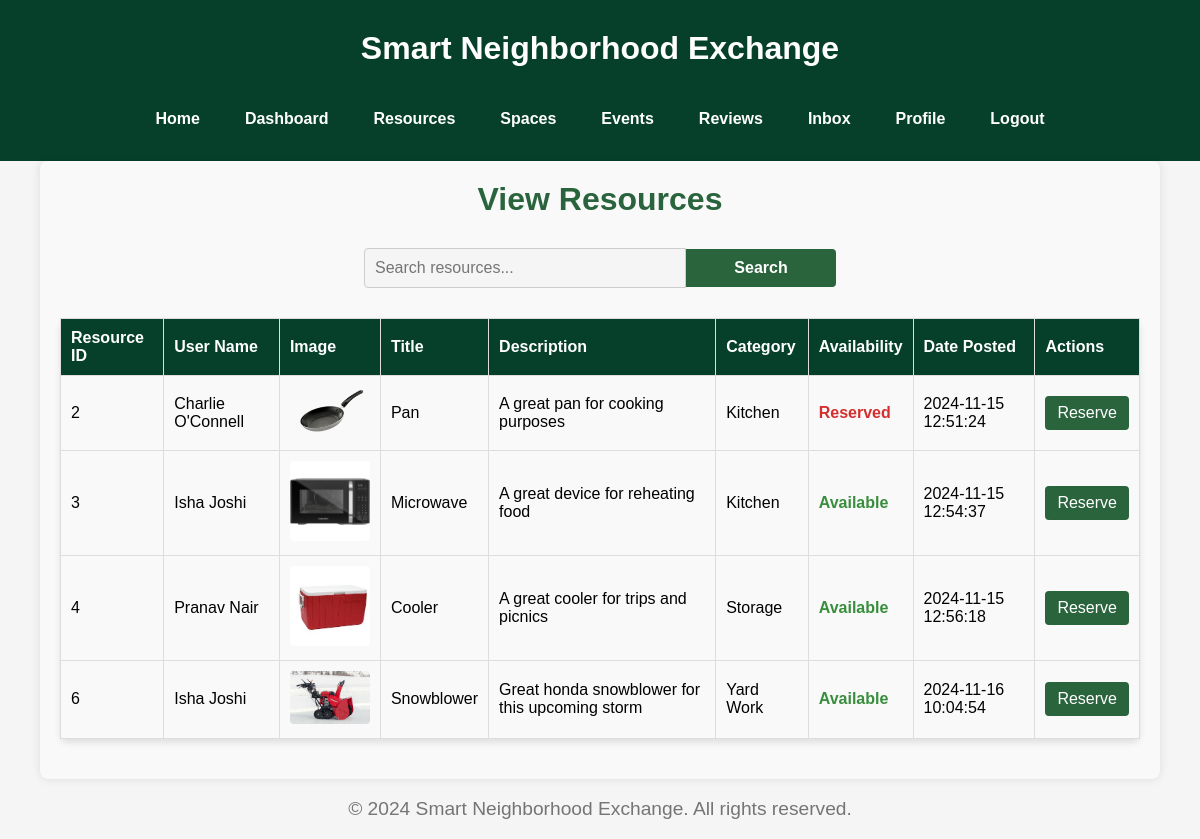
Screenshot of /view-resources (signed in) with the database file from the repository.
### tables this page shows
CREATE TABLE Resources (
    resource_id INTEGER PRIMARY KEY AUTOINCREMENT,
    user_id INTEGER,
    title TEXT NOT NULL,
    description TEXT,
    images TEXT,
    category TEXT,
    availability TEXT,
    date_posted TEXT NOT NULL,
    FOREIGN KEY (user_id) REFERENCES Users(user_id)
);

CREATE TABLE Users (
    user_id INTEGER PRIMARY KEY AUTOINCREMENT,
    name TEXT NOT NULL,
    email TEXT NOT NULL UNIQUE,
    password TEXT NOT NULL,
    profile_image TEXT,
    location TEXT
);

### app.py (the view)
@app.route('/view-resources')
def view_resources():
    user_id = get_user_id()  # Get the current user's ID
    search_query = request.args.get('query', '')  # Get the search query
    today = datetime.now().date().strftime('%Y-%m-%d')  # Fetch today's date
    con = get_db()
    if search_query:
        cur = con.execute("""
            SELECT r.resource_id, u.name AS user_name, r.title, r.description, r.images, r.category,
                   CASE
                       WHEN EXISTS (
                           SELECT 1 FROM ResourceReservations rr
                           WHERE rr.resource_id = r.resource_id
                           AND DATE(rr.reservation_start_date) <= ?
                           AND DATE(rr.reservation_end_date) >= ?
                       ) THEN 'Reserved'
                       ELSE r.availability
                   END AS availability,
                   r.date_posted
            FROM Resources r
            JOIN Users u ON r.user_id = u.user_id
            WHERE r.user_id != ?
            AND (
                u.name LIKE ?
                OR r.title LIKE ?
                OR r.description LIKE ?
                OR r.category LIKE ?
                OR r.availability LIKE ?
            )
        """, (today, today, user_id, f'%{search_query}%', f'%{search_query}%', f'%{search_query}%', f'%{search_query}%', f'%{search_query}%'))
    else:
        cur = con.execute("""
            SELECT r.resource_id, u.name AS user_name, r.title, r.description, r.images, r.category,
                   CASE
                       WHEN EXISTS (
                           SELECT 1 FROM ResourceReservations rr
                           WHERE rr.resource_id = r.resource_id
                           AND DATE(rr.reservation_start_date) <= ?
                           AND DATE(rr.reservation_end_date) >= ?
                       ) THEN 'Reserved'
                       ELSE r.availability
                   END AS availability,
                   r.date_posted
            FROM Resources r
            JOIN Users u ON r.user_id = u.user_id
            WHERE r.user_id != ?
        """, (today, today, user_id))
    other_resources = cur.fetchall()
    return render_template('resources/view_resources.html', resources=other_resources)

### app.py (called while the page is built)
def get_db():
    db = getattr(g, '_database', None)
    if db is None:
        db = g._database = sqlite3.connect(DATABASE)
    return db

@app.teardown_appcontext
def close_connection(exception):
    db = getattr(g, '_database', None)
    if db is not None:
        db.close()

def get_user_id():
    return session.get('user_id')

### templates/resources/view_resources.html (shortened to what this page needs)
{% extends "base.html" %}
{% block content %}
<div class="resources-container">
    <header>
        <h1>View Resources</h1>
        <form action="{{ url_for('view_resources') }}" method="get" class="resources-search-form">
            <input type="text" name="query" placeholder="Search resources..." value="{{ request.args.get('query', '') }}">
            <button type="submit" class="search-btn">Search</button>
        </form>
    </header>
    <main>
        {% if resources %}
        <table class="resource-table">
            <thead>
                <tr>
                    <th>Resource ID</th>
                    <th>User Name</th>
                    <th>Image</th>
                    <th>Title</th>
                    <th>Description</th>
                    <th>Category</th>
                    <th>Availability</th>
                    <th>Date Posted</th>
                    <th>Actions</th>
                </tr>
            </thead>
            <tbody>
                {% for resource in resources %}
                <tr>
                    <td>{{ resource[0] }}</td>
                    <td>{{ resource[1] }}</td>
                    <td>
                        {% if resource[4] %}
                            <img src="{{ '/' + resource[4] }}" alt="Resource Image" class="resource-image">
                        {% else %}
                            <span class="no-image">No Image</span>
                        {% endif %}
                    </td>
                    <td>{{ resource[2] }}</td>
                    <td>{{ resource[3] }}</td>
                    <td>{{ resource[5] }}</td>
                    <td>
                        <span class="{{ 'reserved' if resource[6] == 'Reserved' else 'available' }}">
                            {{ resource[6].capitalize() }}
                        </span>
                    </td>
                    <td>{{ resource[7] }}</td>
                    <td>
                        <a href="{{ url_for('reserve_resource', resource_id=resource[0]) }}" class="reserve-btn">Reserve</a>
                    </td>
                </tr>
                {% endfor %}
            </tbody>
        </table>
        {% else %}
        <p class="no-resources-message">No resources found from other users.</p>
        {% endif %}
    </main>
</div>
{% endblock %}

### static/css/style.css (style rules this page uses)
body { font-family: Arial, sans-serif; background-color: #f5f5f5; margin: 0; padding: 0; }
h1, h2 { color: #333333; }
h1 { font-size: 2em; text-align: center; margin-top: 0; color: #06402B; }
a { color: #06402B; text-decoration: none; }
form { margin: 20px 0; }
input[type="text"], input[type="email"], input[type="password"], input[type="file"], textarea { width: 100%; padding: 10px; font-size: 1em; border: 1px solid #cccccc; border-radius: 5px; background-color: #f5f5f5; margin: 10px 0; }
button { width: 100%; padding: 12px; font-size: 1em; font-weight: bold; color: #ffffff; background-color: #06402B; border: none; border-radius: 5px; cursor: pointer; transition: background-color 0.3s ease; }
body { overflow-y: auto; }
body { font-family: Arial, sans-serif; background-color: #f5f5f5; margin: 0; padding: 0; overflow-y: auto; }
.resources-search-form { display: flex; justify-content: center; align-items: center; margin: 20px auto; max-width: 500px; }
.resources-search-form input[type="text"] { width: 70%; padding: 10px; border: 1px solid #ccc; border-radius: 4px 0 0 4px; outline: none; }
.resources-search-form button { width: 30%; padding: 10px; background-color: #06402B; color: white; border: none; border-radius: 0 4px 4px 0; cursor: pointer; font-weight: bold; transition: background-color 0.3s; }
.available { color: #388e3c; font-weight: bold; }
.reserved { color: #d32f2f; font-weight: bold; }
.reserve-btn { padding: 8px 12px; background-color: #2a643d; color: white; border-radius: 4px; text-decoration: none; transition: background-color 0.3s ease; display: inline-block; text-align: center; }
.resources-container { width: 90%; margin: 0 auto; background-color: #f9f9f9; padding: 20px; border-radius: 8px; box-shadow: 0 0 10px rgba(0, 0, 0, 0.1); }
.resources-container header h1 { text-align: center; color: #06402B; margin-bottom: 20px; }
.resources-search-form { display: flex; justify-content: center; margin-bottom: 20px; }
.resources-search-form input[type="text"] { padding: 10px; width: 60%; border: 1px solid #ccc; border-radius: 4px 0 0 4px; outline: none; }
.resources-search-form .search-btn { padding: 10px 15px; background-color: #2a643d; color: white; border: none; border-radius: 0 4px 4px 0; cursor: pointer; transition: background-color 0.3s ease; }
.reserve-btn { padding: 8px 12px; background-color: #06402B; color: white; border-radius: 4px; text-decoration: none; transition: background-color 0.3s ease; display: inline-block; text-align: center; }
.resources-container header h1 { text-align: center; color: #2a643d; margin-bottom: 20px; }
.resource-table { width: 100%; border-collapse: collapse; margin-top: 20px; }
.resource-table th, .resource-table td { padding: 10px; text-align: left; border-bottom: 1px solid #ddd; }
.resource-table th { background-color: #06402B; color: white; }
.resource-table td img.resource-image { width: 80px; height: auto; border-radius: 4px; }
header h1 { text-align: center; color: #06402B; margin-bottom: 20px; }
table { width: 100%; border-collapse: collapse; margin-bottom: 20px; }
table th, table td { padding: 10px; text-align: left; border-bottom: 1px solid #ddd; }
table th { background-color: #06402B; color: white; }
table td { background-color: #f9f9f9; }
h1, h2 { text-align: center; color: #2a643d; margin-bottom: 20px; }
table { width: 80%; margin: 20px auto; border-collapse: collapse; background-color: #f9f9f9; border-radius: 8px; box-shadow: 0 4px 6px rgba(0, 0, 0, 0.1); }
table thead { background-color: #06402B; color: white; }
table th, table td { text-align: center; padding: 10px; border: 1px solid #ddd; }
table th { font-weight: bold; }
table tbody tr:nth-child(even) { background-color: #f2f2f2; }

### rows the page displays
Resources: resource_id "2", name "Charlie O'Connell", images (picture), title "Pan", description "A great pan for cooking purposes", category "Kitchen", resource "Reserved", date_posted "2024-11-15 12:51:24"
Resources: resource_id "3", name "Isha Joshi", images (picture), title "Microwave", description "A great device for reheating food", category "Kitchen", availability "Available", date_posted "2024-11-15 12:54:37"
Resources: resource_id "4", name "Pranav Nair", images (picture), title "Cooler", description "A great cooler for trips and picnics", category "Storage", availability "Available", date_posted "2024-11-15 12:56:18"
Resources: resource_id "6", name "Isha Joshi", images (picture), title "Snowblower", description "Great honda snowblower for this upcoming storm", category "Yard Work", availability "Available", date_posted "2024-11-16 10:04:54"
